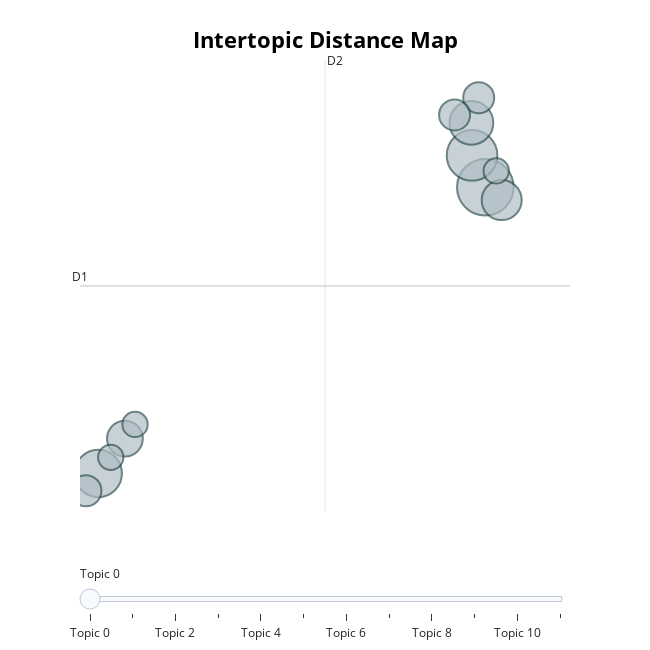

Notebook cell for this chart:
### Code cell
# Visualize topics and auto-save
fig_topics = topic_model.visualize_topics(custom_labels=True)
save_bertopic_figure(fig_topics, 'topics')
fig_topics

### Figure 1 — Plotly figure (JSON) as saved in the notebook; plotly's stock layout.template omitted (floating-point values rounded to 4 significant figures)
{"data": [{"customdata": [[0, "tópico: Desafios da Neurodiversidade e Saúde", 10], [1, "tópico: Memórias de exclusão social", 8], [2, "tópico: Interesses e Reflexões Pessoais", 7], [3, "tópico: Reflexões sobre o cotidiano", 6], [4, "tópico: Saúde Mental e Justiça Social", 5], [5, "tópico: Dificuldades em escrever e correr", 4], [6, "tópico: Relação e tratamento de animais", 3], [7, "tópico: Momentos de felicidade cotidiana", 3], [8, "tópico: Sobrecarga e Procrastinação Acadêmica", 3], [9, "tópico: Interesses em saúde e skincare", 2], [10, "tópico: Leitura e sonhos criativos", 2], [11, "tópico: Atividades que promovem relaxamento", 2]], "hovertemplate": "<b>Topic %{customdata[0]}</b><br>%{customdata[1]}<br>Size: %{customdata[2]}", "legendgroup": "", "marker": {"color": "#B0BEC5", "line": {"color": "DarkSlateGrey", "width": 2}, "size": [10, 8, 7, 6, 5, 4, 3, 3, 3, 2, 2, 2], "sizemode": "area", "sizeref": 0.00625, "symbol": "circle"}, "mode": "markers", "name": "", "orientation": "v", "showlegend": false, "type": "scatter", "x": [12.59, 12.21, 1.491, 12.19, 13.06, 2.256, 1.138, 12.4, 11.71, 12.9, 1.849, 2.545], "xaxis": "x", "y": [3.274, 3.917, -2.513, 4.575, 3.014, -1.807, -2.862, 5.082, 4.734, 3.602, -2.187, -1.521], "yaxis": "y"}], "layout": {"annotations": [{"showarrow": false, "text": "D1", "x": 0.9675, "y": 1.277, "yshift": 10}, {"showarrow": false, "text": "D2", "x": 7.994, "xshift": 10, "y": 5.845}], "height": 650, "hoverlabel": {"bgcolor": "white", "font": {"family": "Rockwell", "size": 16}}, "legend": {"itemsizing": "constant", "tracegroupgap": 0}, "margin": {"t": 60}, "shapes": [{"line": {"color": "#CFD8DC", "width": 2}, "type": "line", "x0": 7.994, "x1": 7.994, "y0": -3.291, "y1": 5.845}, {"line": {"color": "#9E9E9E", "width": 2}, "type": "line", "x0": 0.9675, "x1": 15.02, "y0": 1.277, "y1": 1.277}], "sliders": [{"active": 0, "pad": {"t": 50}, "steps": [{"args": [{"marker.color": [["red", "#B0BEC5", "#B0BEC5", "#B0BEC5", "#B0BEC5", "#B0BEC5", "#B0BEC5", "#B0BEC5", "#B0BEC5", "#B0BEC5", "#B0BEC5", "#B0BEC5"]]}], "label": "Topic 0", "method": "update"}, {"args": [{"marker.color": [["#B0BEC5", "red", "#B0BEC5", "#B0BEC5", "#B0BEC5", "#B0BEC5", "#B0BEC5", "#B0BEC5", "#B0BEC5", "#B0BEC5", "#B0BEC5", "#B0BEC5"]]}], "label": "Topic 1", "method": "update"}, {"args": [{"marker.color": [["#B0BEC5", "#B0BEC5", "red", "#B0BEC5", "#B0BEC5", "#B0BEC5", "#B0BEC5", "#B0BEC5", "#B0BEC5", "#B0BEC5", "#B0BEC5", "#B0BEC5"]]}], "label": "Topic 2", "method": "update"}, {"args": [{"marker.color": [["#B0BEC5", "#B0BEC5", "#B0BEC5", "red", "#B0BEC5", "#B0BEC5", "#B0BEC5", "#B0BEC5", "#B0BEC5", "#B0BEC5", "#B0BEC5", "#B0BEC5"]]}], "label": "Topic 3", "method": "update"}, {"args": [{"marker.color": [["#B0BEC5", "#B0BEC5", "#B0BEC5", "#B0BEC5", "red", "#B0BEC5", "#B0BEC5", "#B0BEC5", "#B0BEC5", "#B0BEC5", "#B0BEC5", "#B0BEC5"]]}], "label": "Topic 4", "method": "update"}, {"args": [{"marker.color": [["#B0BEC5", "#B0BEC5", "#B0BEC5", "#B0BEC5", "#B0BEC5", "red", "#B0BEC5", "#B0BEC5", "#B0BEC5", "#B0BEC5", "#B0BEC5", "#B0BEC5"]]}], "label": "Topic 5", "method": "update"}, {"args": [{"marker.color": [["#B0BEC5", "#B0BEC5", "#B0BEC5", "#B0BEC5", "#B0BEC5", "#B0BEC5", "red", "#B0BEC5", "#B0BEC5", "#B0BEC5", "#B0BEC5", "#B0BEC5"]]}], "label": "Topic 6", "method": "update"}, {"args": [{"marker.color": [["#B0BEC5", "#B0BEC5", "#B0BEC5", "#B0BEC5", "#B0BEC5", "#B0BEC5", "#B0BEC5", "red", "#B0BEC5", "#B0BEC5", "#B0BEC5", "#B0BEC5"]]}], "label": "Topic 7", "method": "update"}, {"args": [{"marker.color": [["#B0BEC5", "#B0BEC5", "#B0BEC5", "#B0BEC5", "#B0BEC5", "#B0BEC5", "#B0BEC5", "#B0BEC5", "red", "#B0BEC5", "#B0BEC5", "#B0BEC5"]]}], "label": "Topic 8", "method": "update"}, {"args": [{"marker.color": [["#B0BEC5", "#B0BEC5", "#B0BEC5", "#B0BEC5", "#B0BEC5", "#B0BEC5", "#B0BEC5", "#B0BEC5", "#B0BEC5", "red", "#B0BEC5", "#B0BEC5"]]}], "label": "Topic 9", "method": "update"}, {"args": [{"marker.color": [["#B0BEC5", "#B0BEC5", "#B0BEC5", "#B0BEC5", "#B0BEC5", "#B0BEC5", "#B0BEC5", "#B0BEC5", "#B0BEC5", "#B0BEC5", "red", "#B0BEC5"]]}], "label": "Topic 10", "method": "update"}, {"args": [{"marker.color": [["#B0BEC5", "#B0BEC5", "#B0BEC5", "#B0BEC5", "#B0BEC5", "#B0BEC5", "#B0BEC5", "#B0BEC5", "#B0BEC5", "#B0BEC5", "#B0BEC5", "red"]]}], "label": "Topic 11", "method": "update"}]}], "title": {"font": {"color": "Black", "size": 22}, "text": "<b>Intertopic Distance Map</b>", "x": 0.5, "xanchor": "center", "y": 0.95, "yanchor": "top"}, "width": 650, "xaxis": {"anchor": "y", "domain": [0, 1], "range": [0.9675, 15.02], "title": {"text": ""}, "visible": false}, "yaxis": {"anchor": "x", "domain": [0, 1], "range": [-3.291, 5.845], "title": {"text": ""}, "visible": false}}}
